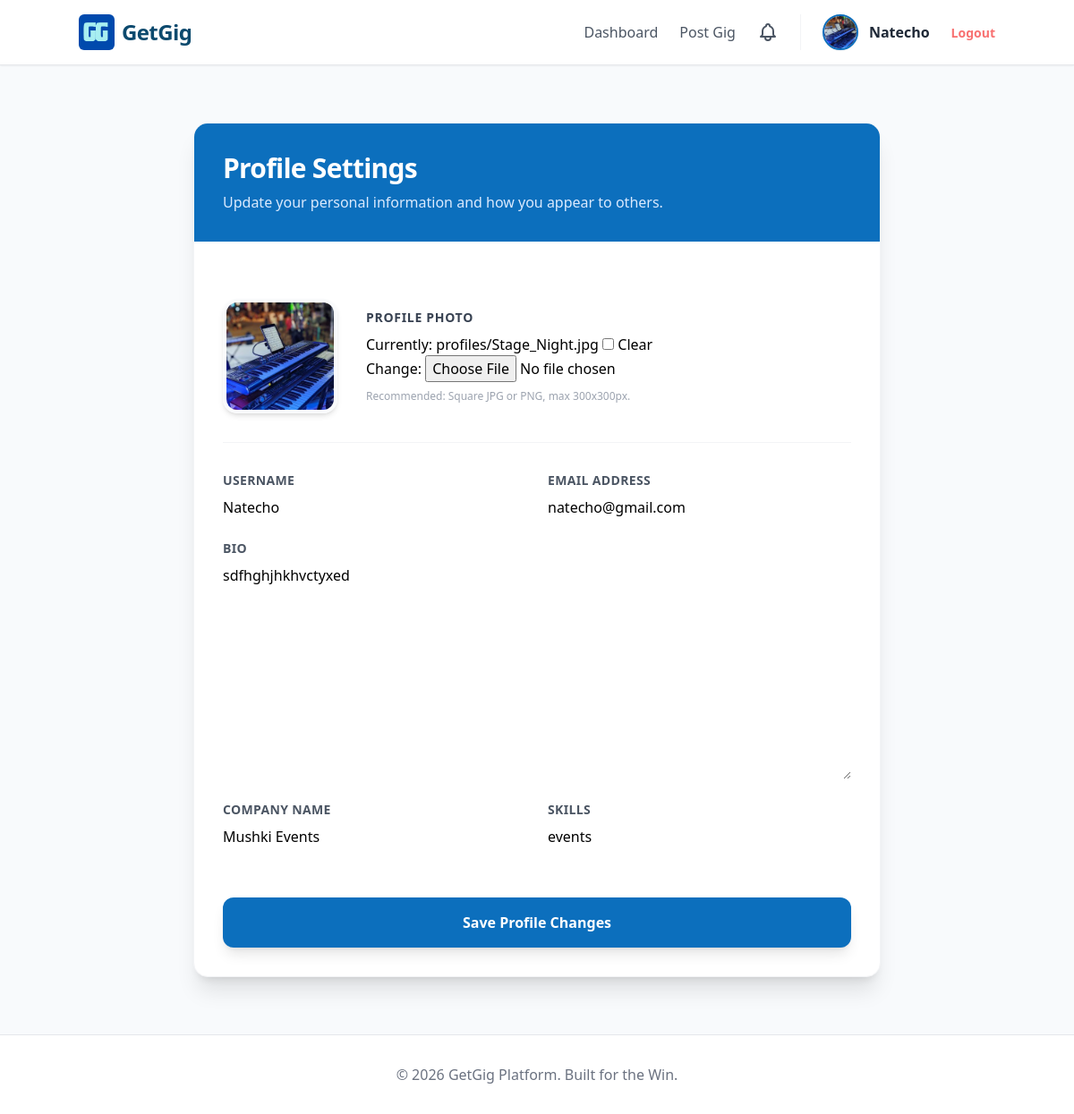
The app's page /users/profile/edit/ (signed in), older data.
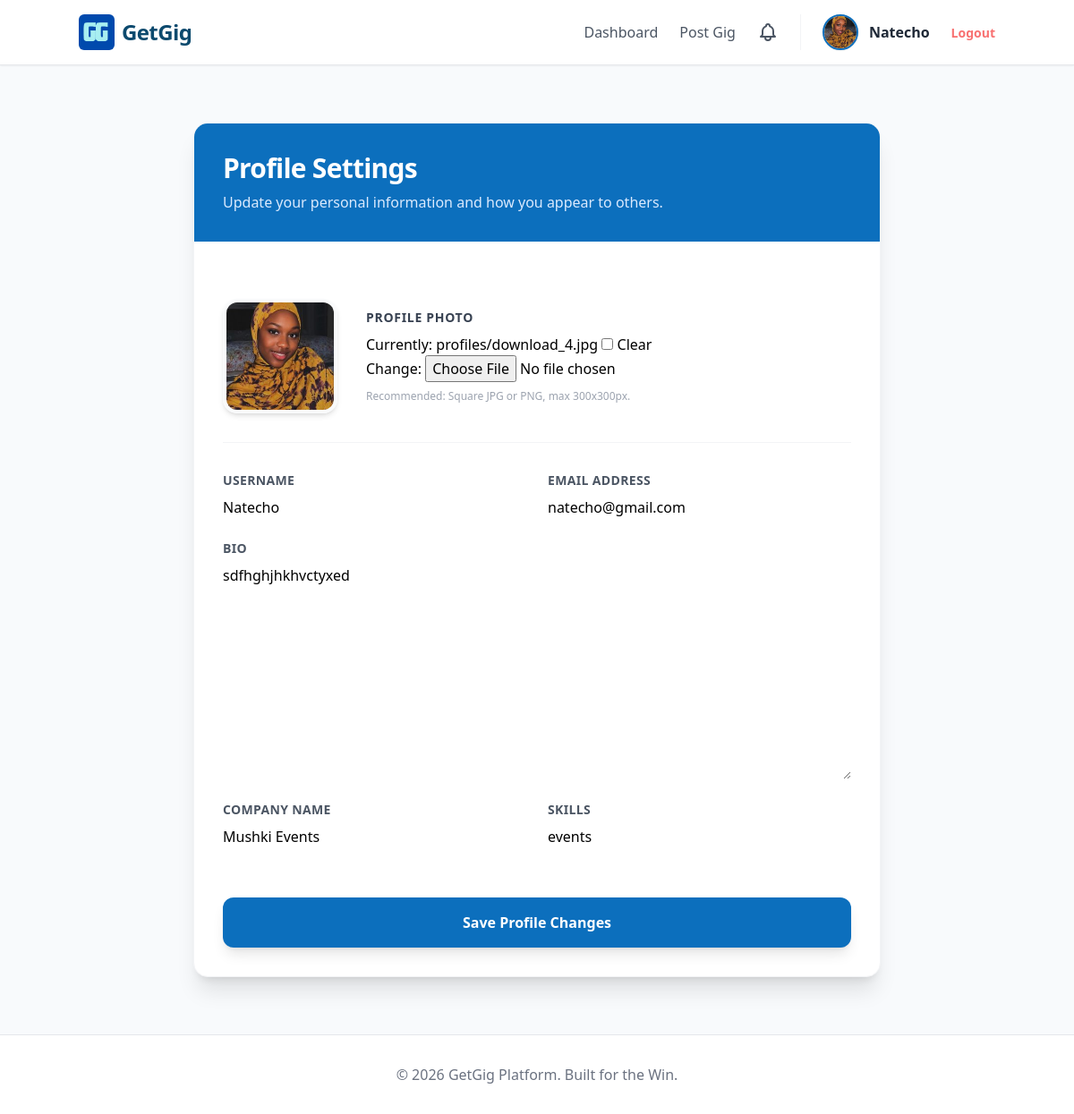
The same page, newer data.
### users/models.py (models this page shows, shortened)
class CustomUser(AbstractUser):
    USER_TYPE_CHOICES = (
        ('client', 'Client'),
        ('freelancer', 'Freelancer'),
    )
    user_type = models.CharField(max_length=10, choices=USER_TYPE_CHOICES, default='freelancer')
    profile_image = models.ImageField(upload_to='profiles/', default='profiles/default.png')
    bio = models.TextField(blank=True)
    profile_image = models.ImageField(upload_to='profiles/', blank=True, null=True)
    company_name = models.CharField(max_length=100, blank=True)
    skills = models.CharField(max_length=255, blank=True)

### users/views.py (the view)
# urls.py: path('profile/edit/', views.edit_profile, name='edit_profile'), # This is the "edit_profile" part
@login_required
def edit_profile(request):
    if request.method == 'POST':
        form = ProfileUpdateForm(request.POST, request.FILES, instance=request.user)
        if form.is_valid():
            form.save()
            messages.success(request, 'Your profile has been updated!')
            return redirect('users:dashboard_redirect')
    else:
        form = ProfileUpdateForm(instance=request.user)
    return render(request, 'users/edit_profile.html', {'form': form})

### users/forms.py
class ProfileUpdateForm(forms.ModelForm):
    class Meta:
        model = CustomUser
        fields = ['username', 'email', 'profile_image', 'bio', 'company_name', 'skills']

### templates/users/edit_profile.html (shortened to what this page needs)
{% extends 'base.html' %}
{% block content %}
<div class="max-w-3xl mx-auto py-10">
    <div class="bg-white rounded-2xl shadow-xl border border-gray-100 overflow-hidden">
        <div class="bg-[#0C6FBD] p-8 text-white">
            <h2 class="text-3xl font-extrabold tracking-tight">Profile Settings</h2>
            <p class="text-blue-100 mt-2">Update your personal information and how you appear to others.</p>
        </div>
        <form method="post" enctype="multipart/form-data" class="p-8 space-y-8">
            <div class="flex items-center space-x-8 pb-8 border-b border-gray-100">
                <div class="relative">
                    {% if user.profile_image %}
                        <img src="{{ user.profile_image.url }}" class="w-32 h-32 rounded-2xl object-cover border-4 border-gray-50 shadow-md">
                    {% else %}
                        <div class="w-32 h-32 rounded-2xl bg-blue-50 text-[#0C6FBD] flex items-center justify-center text-3xl font-bold border-4 border-gray-50">
                            {{ user.username|first|upper }}
                        </div>
                    {% endif %}
                </div>
                <div class="flex-grow">
                    <label class="block text-sm font-bold text-gray-700 uppercase tracking-wider mb-2">Profile Photo</label>
                    {{ form.profile_image }}
                    <p class="text-xs text-gray-400 mt-2">Recommended: Square JPG or PNG, max 300x300px.</p>
                </div>
            </div>
            <div class="grid grid-cols-1 md:grid-cols-2 gap-6">
                {% for field in form %}
                    {% if field.name != 'profile_image' %}
                        <div class="flex flex-col space-y-2 {% if field.name == 'bio' %}md:col-span-2{% endif %}">
                            <label class="text-sm font-bold text-gray-600 uppercase tracking-wide">
                                {{ field.label }}
                            </label>
                            {{ field }}
                        </div>
                    {% endif %}
                {% endfor %}
            </div>
            <div class="pt-6">
                <button type="submit"
                        class="w-full bg-[#0C6FBD] text-white font-bold py-4 rounded-xl shadow-lg hover:bg-blue-700 hover:-translate-y-0.5 transition-all active:scale-[0.98]">
                    Save Profile Changes
                </button>
            </div>
        </form>
    </div>
</div>
{% endblock %}

### templates/base.html (shortened to what this page needs)
{% load static %}
{% load pwa %}
<!DOCTYPE html>
<html lang="en">
<head>
    <script src="https://cdn.tailwindcss.com"></script>
</head>
<body class="bg-slate-50 min-h-screen flex flex-col">
    <nav class="bg-white border-b border-gray-200 p-4 shadow-sm">
        <div class="container mx-auto flex justify-between items-center">
            <a href="/" class="flex items-center space-x-2">
                <img src="{% static 'images/logo.jpg' %}" alt="GetGig Logo" class="h-10 w-auto rounded-md">
                <span class="text-2xl font-bold text-[#0c4a6e] tracking-tight">GetGig</span>
            </a>
            <div class="flex items-center space-x-6 font-medium text-gray-600">
                {% if user.is_authenticated %}
                    {% if user.user_type == 'freelancer' %}
                        <a href="{% url 'projects:freelancer_dashboard' %}" class="hover:text-mint">Marketplace</a>
                        <a href="{% url 'projects:my_bids' %}" class="hover:text-mint">My Bids</a>
                    {% else %}
                        <a href="{% url 'projects:client_dashboard' %}" class="hover:text-mint">Dashboard</a>
                        <a href="{% url 'projects:create_project' %}" class="hover:text-ocean">Post Gig</a>
                    {% endif %}
                    <a href="{% url 'users:notifications' %}" class="text-gray-600 hover:text-blue-600 relative">
                    </a>
                    <a href="{% url 'users:edit_profile' %}" class="flex items-center space-x-3 group border-l pl-6 border-gray-100">
                        {% if user.profile_image %}
                            <img src="{{ user.profile_image.url }}" class="w-10 h-10 rounded-full object-cover border-2 border-[#0C6FBD] group-hover:border-mint transition shadow-sm">
                        {% else %}
                            <div class="w-10 h-10 rounded-full bg-[#0C6FBD] text-white flex items-center justify-center font-bold shadow-sm group-hover:bg-blue-700 transition">
                                {{ user.username|first|upper }}
                            </div>
                        {% endif %}
                        <span class="font-bold text-gray-800 hidden md:inline">{{ user.username }}</span>
                    </a>
                    <form action="{% url 'logout' %}" method="post" class="inline">
                        <button type="submit" class="text-sm font-bold text-red-400 hover:text-red-600 transition">Logout</button>
                    </form>
                {% else %}
                    <a href="{% url 'login' %}" class="hover:text-ocean">Login</a>
                    <a href="{% url 'users:register' %}" class="bg-[#0F52BA] hover:bg-blue-700 text-white px-6 py-2 rounded-lg transition shadow-md">
                        Get Started
                    </a>
                {% endif %}
            </div>
        </div>
    </nav>
    <div class="container mx-auto p-6 flex-grow">
        {% block content %}{% endblock %}
    </div>
    <footer class="bg-white border-t border-gray-200 p-8 text-center text-gray-500">
        &copy; 2026 GetGig Platform. Built for the Win.
    </footer>
</body>
</html>

Row changes from the older to the newer data that the page shows:
changed CustomUser "Natecho": profile_image: a different picture
Text that changed along with them:
text no longer shown: "Currently: profiles/Stage_Night.jpg Clear Change:"
text now shown: "Currently: profiles/download_4.jpg Clear Change:"
